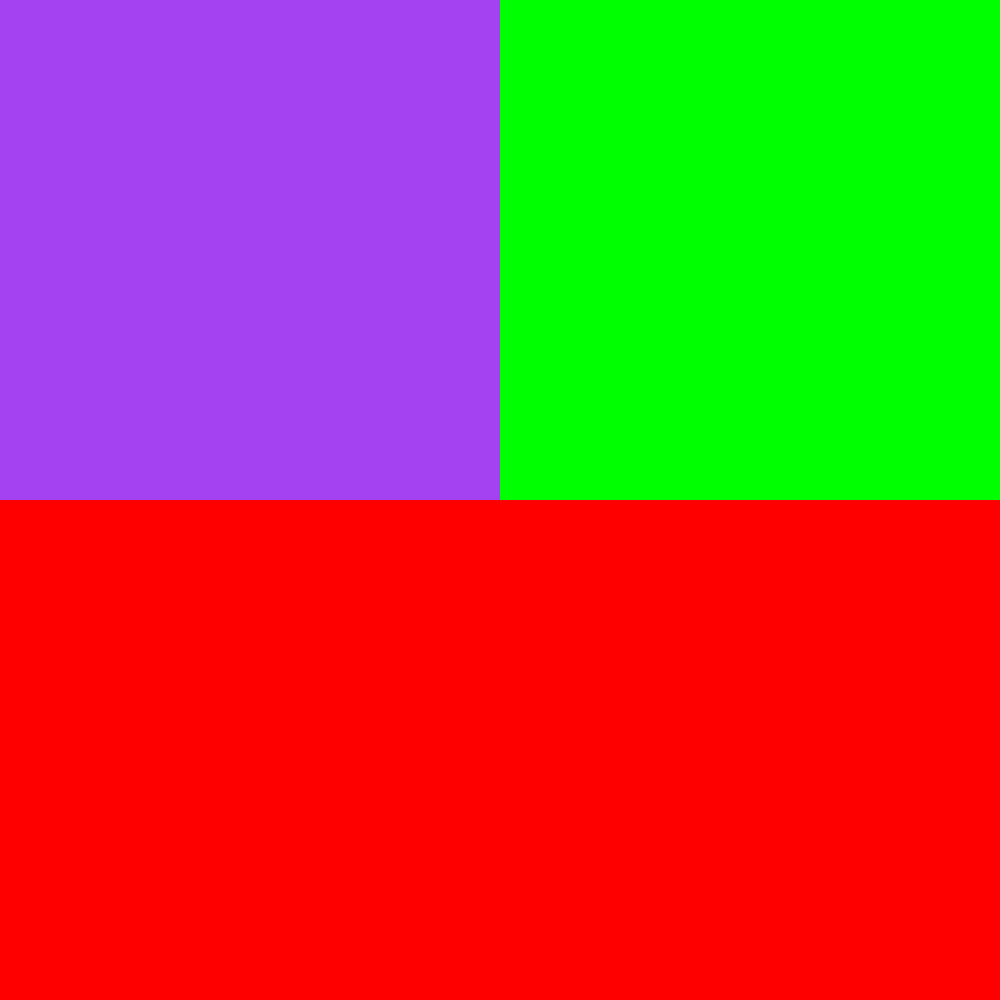
Frame 1 (no input)
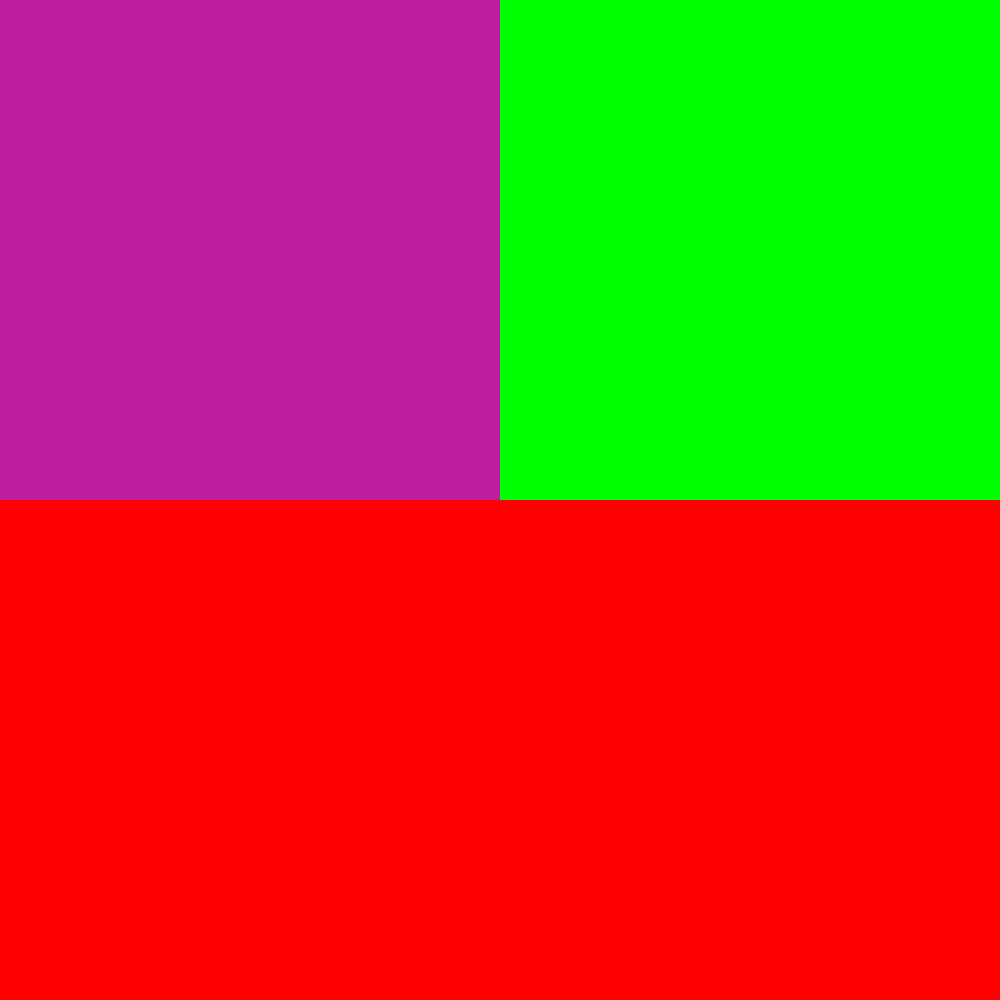
Frame 60 (the mouse pressed at the canvas centre just before this capture)
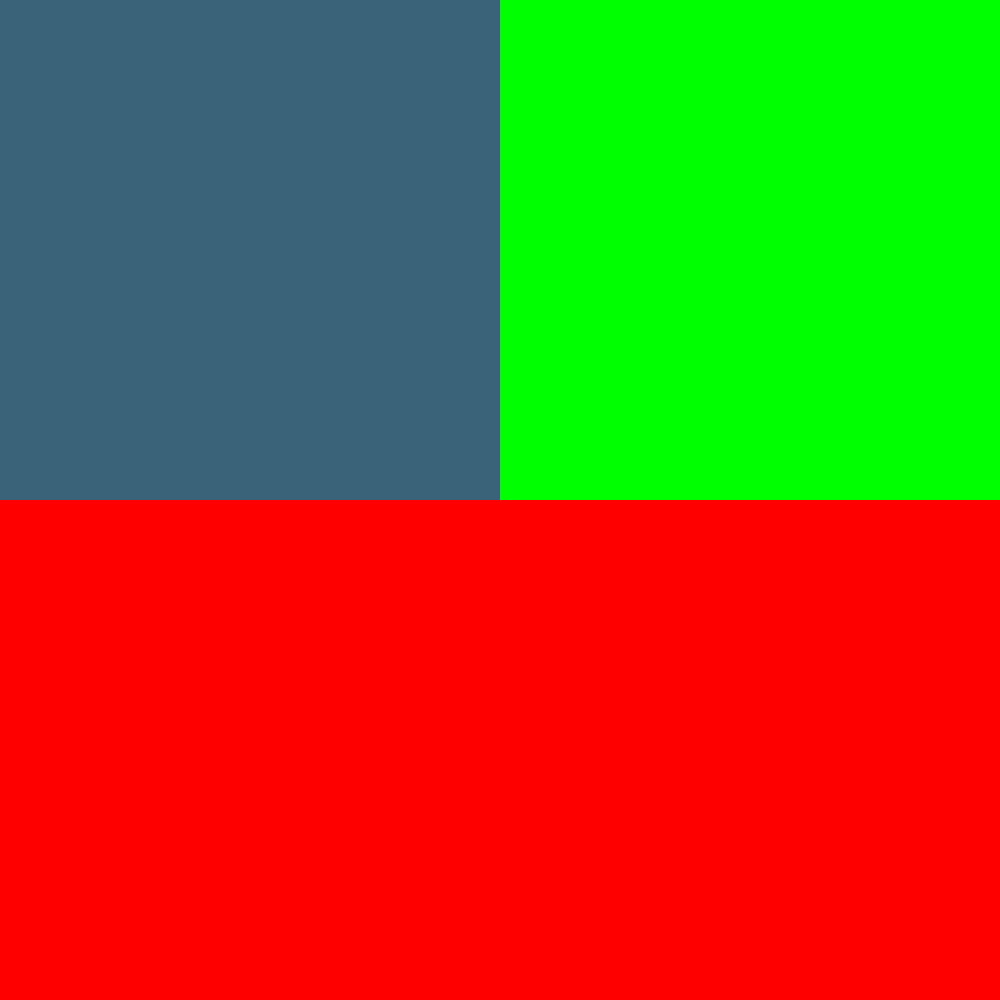
Frame 120 (the mouse held since frame 60 and released just before this capture)

The Processing sketch that drew these frames (run headless with seeded random() and noise(); from frame 60 on, the mouse is pressed at the canvas centre):

// Processing sketch: week2ThreeSquares
// ── week2ThreeSquares.pde
void setup() {
size(1000,1000);
background(0);
}

void draw() {
  //red square
fill(255,0,0);
noStroke();
rect(0,height/2,width,height/2);

//green square
fill(0,255,0);
noStroke();
rect(width/2,0,width/2,height/2);

//"brown" square
// fill(0,255,0);
fill(random(255),random(255),random(255));
noStroke();
rect(0,0,width/2,height/2);
}
